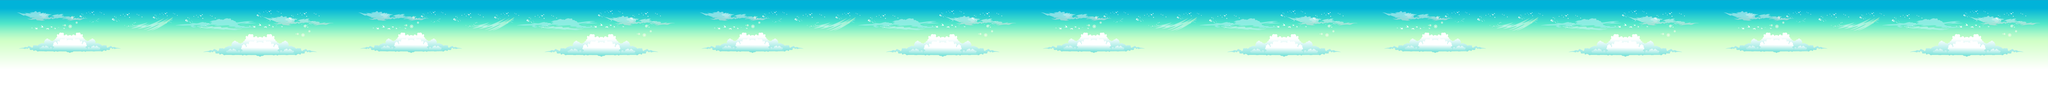

This is a level from a 2D game, rendered from its Tiled map with the project's own tilesets. A one-line summary and the map file follow, with tile-layer data summarised:
An orthogonal 24x1 tile map with 512x512 px tiles, 1 tile layer (Tile Layer 1).

<map version="1.0" orientation="orthogonal" width="24" height="1" tilewidth="512" tileheight="512">
 <tileset firstgid="1" name="world2-sky" tilewidth="512" tileheight="512">
  <image source="world2-sky.png" width="1024" height="1024" />
 </tileset>
 <layer name="Tile Layer 1" width="24" height="1">
  <data>[24 cells, 24 non-empty, 4 distinct tile ids]</data>
 </layer>
</map>
